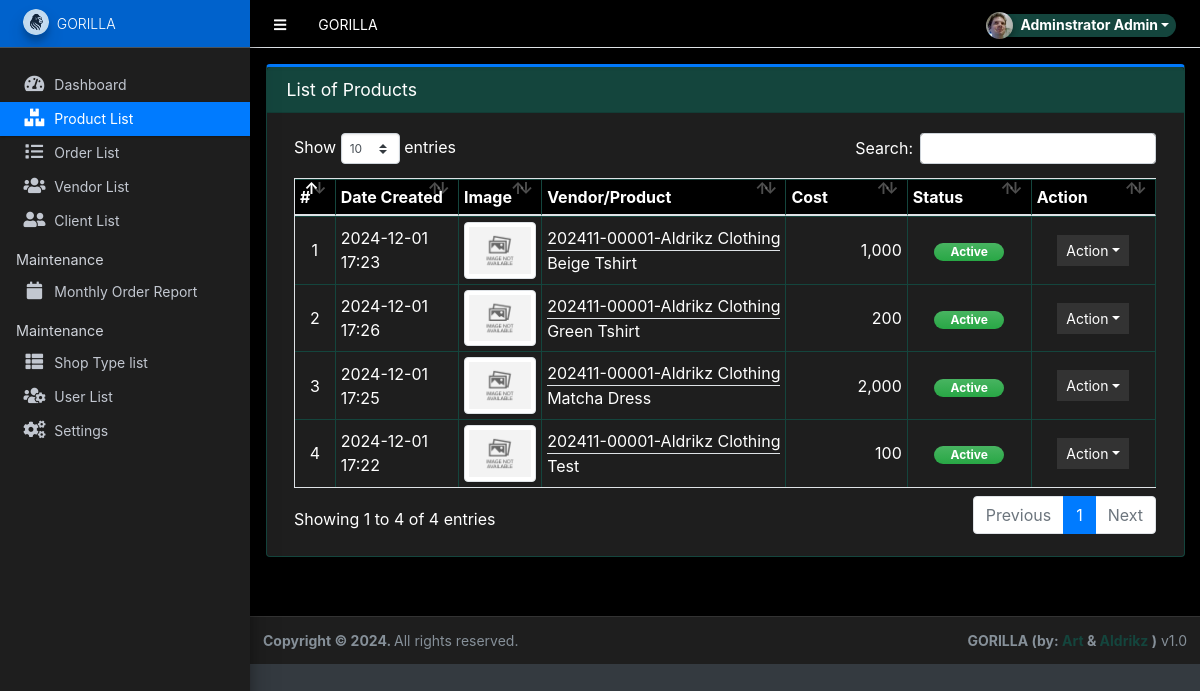
Page /admin/?page=products (signed in) on the committed database.
### tables this page shows
CREATE TABLE `product_list` (
  `id` int(30) NOT NULL,
  `vendor_id` int(30) DEFAULT NULL,
  `category_id` int(30) DEFAULT NULL,
  `name` text NOT NULL,
  `description` text NOT NULL,
  `price` double NOT NULL DEFAULT 0,
  `image_path` text DEFAULT NULL,
  `status` tinyint(1) NOT NULL DEFAULT 1,
  `delete_flag` tinyint(1) NOT NULL DEFAULT 0,
  `date_created` datetime NOT NULL DEFAULT current_timestamp(),
  `date_updated` datetime DEFAULT NULL ON UPDATE current_timestamp()
);

CREATE TABLE `vendor_list` (
  `id` int(30) NOT NULL,
  `code` varchar(100) NOT NULL,
  `shop_type_id` int(30) NOT NULL,
  `shop_name` text NOT NULL,
  `shop_owner` text NOT NULL,
  `contact` text NOT NULL,
  `username` text NOT NULL,
  `password` text NOT NULL,
  `avatar` text DEFAULT NULL,
  `status` tinyint(1) NOT NULL DEFAULT 1,
  `delete_flag` tinyint(1) NOT NULL DEFAULT 0,
  `date_created` datetime NOT NULL DEFAULT current_timestamp(),
  `date_updated` datetime DEFAULT NULL ON UPDATE current_timestamp()
);

### config.php (called while the page is built, shortened)
<?php
require_once('classes/DBConnection.php');
require_once('classes/SystemSettings.php');
function validate_image($file){
    $file = explode("?",$file)[0];
	if(!empty($file)){
		if(is_file(base_app.$file)){
			return base_url.$file;
		}else{
			return base_url.'dist/img/no-image-available.png';
		}
	}else{
		return base_url.'dist/img/no-image-available.png';
	}
}
function isMobileDevice(){
    $aMobileUA = array(
        '/iphone/i' => 'iPhone',
        '/ipod/i' => 'iPod',
        '/ipad/i' => 'iPad',
        '/android/i' => 'Android',
        '/blackberry/i' => 'BlackBerry',
        '/webos/i' => 'Mobile'
    );
    return false;
}
function format_num($number = 0, $max_decimal = ''){
    if(is_numeric($number)){
        $ex = explode('.',$number);
        $dec = isset($ex[1]) ? strlen($ex[1]) : 0;
        if(empty($max_decimal) || (is_numeric($max_decimal) && $max_decimal >= $dec)){
            return number_format($number,$dec);
        }else{
            if(is_numeric($max_decimal))
                return number_format($number,$max_decimal);
            else
                return "Invalid Maximum Decimal";
        }
    }else{
        return "Invalid Number";
    }
}
?>

### classes/DBConnection.php (called while the page is built, shortened)
<?php
class DBConnection
{
    private $host = DB_SERVER;
    private $username = DB_USERNAME;
    private $password = DB_PASSWORD;
    private $database = DB_NAME;
    public $conn;
    public function __construct()
    {
        if (!isset($this->conn)) {
            $this->conn = new mysqli($this->host, $this->username, $this->password, $this->database);
        }
    }
}

### classes/SystemSettings.php (called while the page is built, shortened)
<?php
class SystemSettings extends DBConnection{
	function userdata($field = ''){
		if(!empty($field)){
			if(isset($_SESSION['userdata'][$field]))
				return $_SESSION['userdata'][$field];
			else
				return null;
		}else{
			return false;
		}
	}
	function info($field=''){
		if(!empty($field)){
			if(isset($_SESSION['system_info'][$field]))
				return $_SESSION['system_info'][$field];
			else
				return false;
		}else{
			return false;
		}
	}
}
$_settings = new SystemSettings();
?>

### admin/products/index.php (the view, shortened to what this page needs)
<div class="card card-outline card-primary">
	<div class="card-header">
		<h3 class="card-title">List of Products</h3>
	</div>
	<div class="card-body">
		<div class="container-fluid">
			<table class="table table-bordered table-stripped">
				<colgroup>
					<col width="5%">
					<col width="15%">
					<col width="10%">
					<col width="25%">
					<col width="15%">
					<col width="15%">
					<col width="15%">
				</colgroup>
				<thead>
					<tr class="bg-black">
						<th>#</th>
						<th>Date Created</th>
						<th>Image</th>
						<th>Vendor/Product</th>
						<th>Cost</th>
						<th>Status</th>
						<th>Action</th>
					</tr>
				</thead>
				<tbody>
					<?php
					$i = 1;
					$qry = $conn->query("SELECT p.*,v.code, v.shop_name as `vendor` from `product_list` p inner join vendor_list v on p.vendor_id = v.id where p.delete_flag = 0 order by p.`name` asc ");
					while ($row = $qry->fetch_assoc()):
					?>
						<tr>
							<td class="text-center"><?php echo $i++; ?></td>
							<td><?php echo date("Y-m-d H:i", strtotime($row['date_created'])) ?></td>
							<td class="text-center"><img src="<?= validate_image($row['image_path']) ?>" alt="Product Image" class="border border-gray img-thumbnail product-img"></td>
							<td>
								<div class="border-bottom text-truncate"><?= $row['code'] . '-' . $row['vendor'] ?></div>
								<div class="text-truncate"><?= $row['name'] ?></div>
							</td>
							<td class="text-right"><?php echo format_num($row['price']) ?></td>
							<td class="text-center">
								<?php if ($row['status'] == 1): ?>
									<span class="badge badge-success bg-gradient-success px-3 rounded-pill">Active</span>
								<?php else: ?>
									<span class="badge badge-danger bg-gradient-danger px-3 rounded-pill">Inactive</span>
								<?php endif; ?>
							</td>
							<td align="center">
								<button type="button" class="btn btn-flat btn-default btn-sm dropdown-toggle dropdown-icon" data-toggle="dropdown">
									Action
								</button>
							</td>
						</tr>
					<?php endwhile; ?>
				</tbody>
			</table>
		</div>
	</div>
</div>

### admin/index.php (shortened to what this page needs)
<?php require_once('../config.php'); ?>
<!DOCTYPE html>
<html lang="en" class="dark-theme" style="height: auto;">
<?php require_once('inc/header.php') ?>
<body class="sidebar-mini layout-fixed control-sidebar-slide-open layout-navbar-fixed sidebar-mini-md sidebar-mini-xs bg-dark text-light" data-new-gr-c-s-check-loaded="14.991.0" data-gr-ext-installed="" style="height: auto;">
  <div class="wrapper">
    <?php require_once('inc/topBarNav.php') ?>
    <?php require_once('inc/navigation.php') ?>
    <?php $page = isset($_GET['page']) ? $_GET['page'] : 'home';  ?>
    <div class="content-wrapper bg-black" style="min-height: 567.854px;">
      <section class="content pt-3 bg-black">
        <div class="container-fluid">
          <?php
          if (!file_exists($page . ".php") && !is_dir($page)) {
            include '404.html';
          } else {
            if (is_dir($page))
              include $page . '/index.php';
            else
              include $page . '.php';
          }
          ?>
        </div>
      </section>
    </div>
    <?php require_once('inc/footer.php') ?>
</body>
</html>

### admin/inc/header.php (shortened to what this page needs)
<head>
    <link rel="stylesheet" href="<?php echo base_url ?>plugins/fontawesome-free/css/all.min.css">
    <link rel="stylesheet" href="<?php echo base_url ?>plugins/tempusdominus-bootstrap-4/css/tempusdominus-bootstrap-4.min.css">
  <link rel="stylesheet" href="<?php echo base_url ?>plugins/datatables-bs4/css/dataTables.bootstrap4.min.css">
  <link rel="stylesheet" href="<?php echo base_url ?>plugins/datatables-responsive/css/responsive.bootstrap4.min.css">
  <link rel="stylesheet" href="<?php echo base_url ?>plugins/datatables-buttons/css/buttons.bootstrap4.min.css">
  <link rel="stylesheet" href="<?php echo base_url ?>plugins/select2/css/select2.min.css">
  <link rel="stylesheet" href="<?php echo base_url ?>plugins/select2-bootstrap4-theme/select2-bootstrap4.min.css">
    <link rel="stylesheet" href="<?php echo base_url ?>plugins/icheck-bootstrap/icheck-bootstrap.min.css">
    <link rel="stylesheet" href="<?php echo base_url ?>plugins/jqvmap/jqvmap.min.css">
    <link rel="stylesheet" href="<?php echo base_url ?>dist/css/adminlte.css">
    <link rel="stylesheet" href="<?php echo base_url ?>dist/css/custom.css">
    <link rel="stylesheet" href="<?php echo base_url ?>plugins/overlayScrollbars/css/OverlayScrollbars.min.css">
    <link rel="stylesheet" href="<?php echo base_url ?>plugins/daterangepicker/daterangepicker.css">
    <link rel="stylesheet" href="<?php echo base_url ?>plugins/summernote/summernote-bs4.min.css">
  <link rel="stylesheet" href="<?php echo base_url ?>plugins/sweetalert2-theme-bootstrap-4/bootstrap-4.min.css">
  </head>

### admin/inc/topBarNav.php (shortened to what this page needs)
<nav class="main-header navbar navbar-expand navbar-light text-sm shadow">
  <ul class="navbar-nav">
    <li class="nav-item">
      <a class="nav-link text-white" data-widget="pushmenu" href="#" role="button"><i class="fas fa-bars"></i></a>
    </li>
    <li class="nav-item d-none d-sm-inline-block">
      <a href="<?php echo base_url ?>" class="nav-link text-white"><?php echo (!isMobileDevice()) ? $_settings->info('name') : $_settings->info('short_name'); ?></a>
    </li>
  </ul>
  <ul class="navbar-nav ml-auto">
    <li class="nav-item">
      <div class="btn-group nav-link">
        <button type="button" class="btn btn-rounded badge badge-light dropdown-toggle dropdown-icon" data-toggle="dropdown">
          <span><img src="<?php echo validate_image($_settings->userdata('avatar')) ?>" class="img-circle elevation-2 user-img" alt="User Image"></span>
          <span class="ml-3"><?php echo ucwords($_settings->userdata('firstname') . ' ' . $_settings->userdata('lastname')) ?></span>
        </button>
      </div>
    </li>
  </ul>
</nav>

### admin/inc/navigation.php (shortened to what this page needs)
<aside class="main-sidebar sidebar-dark-primary elevation-4 sidebar-no-expand">
  <a href="<?php echo base_url ?>admin" class="brand-link bg-primary text-sm">
    <img src="<?php echo validate_image($_settings->info('logo')) ?>" alt="Store Logo" class="brand-image img-circle elevation-3" style="opacity: .8;width: 1.6rem;height: 1.6rem;max-height: unset">
    <span class="brand-text font-weight-light"><?php echo $_settings->info('short_name') ?></span>
  </a>
  <div class="sidebar os-host os-theme-light os-host-overflow os-host-overflow-y os-host-resize-disabled os-host-transition os-host-scrollbar-horizontal-hidden">
    <div class="os-content-glue" style="margin: 0px -8px; width: 249px; height: 646px;"></div>
    <div class="os-padding">
      <div class="os-viewport os-viewport-native-scrollbars-invisible" style="overflow-y: scroll;">
        <div class="os-content" style="padding: 0px 8px; height: 100%; width: 100%;">
          <nav class="mt-4">
            <ul class="nav nav-pills nav-sidebar flex-column text-sm nav-compact nav-flat nav-child-indent nav-collapse-hide-child" data-widget="treeview" role="menu" data-accordion="false">
              <li class="nav-item dropdown">
                <a href="./" class="nav-link nav-home">
                  <i class="nav-icon fas fa-tachometer-alt"></i>
                  <p>
                    Dashboard
                  </p>
                </a>
              </li>
              <li class="nav-item dropdown">
                <a href="<?php echo base_url ?>admin/?page=products" class="nav-link nav-products">
                  <i class="nav-icon fas fa-boxes"></i>
                  <p>
                    Product List
                  </p>
                </a>
              </li>
              <li class="nav-item dropdown">
                <a href="<?php echo base_url ?>admin/?page=orders" class="nav-link nav-orders">
                  <i class="nav-icon fas fa-list"></i>
                  <p>
                    Order List
                  </p>
                </a>
              </li>
              <li class="nav-item dropdown">
                <a href="<?php echo base_url ?>admin/?page=vendors" class="nav-link nav-vendors">
                  <i class="nav-icon fas fa-users"></i>
                  <p>
                    Vendor List
                  </p>
                </a>
              </li>
              <li class="nav-item dropdown">
                <a href="<?php echo base_url ?>admin/?page=clients" class="nav-link nav-clients">
                  <i class="nav-icon fas fa-user-friends"></i>
                  <p>
                    Client List
                  </p>
                </a>
              </li>
              <li class="nav-header">Maintenance</li>
              <li class="nav-item dropdown">
                <a href="<?php echo base_url ?>admin/?page=reports/order_reports" class="nav-link nav-reports_order_reports">
                  <i class="nav-icon fas fa-calendar"></i>
                  <p>
                    Monthly Order Report
                  </p>
                </a>
              </li>
              <?php if ($_settings->userdata('type') == 1): ?>
                <li class="nav-header">Maintenance</li>
                <li class="nav-item dropdown">
                  <a href="<?php echo base_url ?>admin/?page=shop_types" class="nav-link nav-shop_types">
                    <i class="nav-icon fas fa-th-list"></i>
                    <p>
                      Shop Type list
                    </p>
                  </a>
                </li>
                <li class="nav-item dropdown">
                  <a href="<?php echo base_url ?>admin/?page=user/list" class="nav-link nav-user_list">
                    <i class="nav-icon fas fa-users-cog"></i>
                    <p>
                      User List
                    </p>
                  </a>
                </li>
                <li class="nav-item dropdown">
                  <a href="<?php echo base_url ?>admin/?page=system_info" class="nav-link nav-system_info">
                    <i class="nav-icon fas fa-cogs"></i>
                    <p>
                      Settings
                    </p>
                  </a>
                </li>
              <?php endif; ?>
            </ul>
          </nav>
        </div>
      </div>
    </div>
  </div>
</aside>

### admin/inc/footer.php (shortened to what this page needs)
<footer class="main-footer text-sm">
  <strong>Copyright © <?php echo date('Y') ?>.
  </strong>
  All rights reserved.
  <div class="float-right d-none d-sm-inline-block">
    <b><?php echo $_settings->info('short_name') ?> (by: <a href="">Art</a> & <a href="">Aldrikz</a> )</b> v1.0
  </div>
</footer>
</div>

### admin/inc/topBarNav.php (style rules this page uses)
body { background-color: black; color: #ffffff; }
.navbar { background-color: black; color: white; }
.nav-link, .dropdown-item { color: #ffffff; }
.user-img { position: absolute; height: 27px; width: 27px; object-fit: cover; left: -7%; top: -12%; }
.btn-rounded { border-radius: 50px; background-color: #14453d; color: #ffffff; }

### admin/inc/navigation.php (style rules this page uses)
body { background-color: #121212; color: #ffffff; }
.main-sidebar { background-color: #1e1e1e; }
.brand-link { background-color: #14453d !important; }
.nav-sidebar .nav-link { color: #ffffff; }
.nav-sidebar .nav-link.active { background-color: #14453d; color: #ffffff; }
.nav-header { color: #ffffff; }
.btn { background-color: #14453d; color: #ffffff; }

### admin/products/index.php (style rules this page uses)
body { background-color: #121212; color: #e0e0e0; }
.card { background-color: #1e1e1e; border: 1px solid #14453d; }
.card-header { background-color: #14453d; color: #ffffff; }
.table { color: #e0e0e0; }
.table th, .table td { border-color: #14453d; }
.table thead { background-color: #14453d; }
.table thead th { color: #ffffff; }
.product-img { width: calc(100%); height: auto; max-width: 5em; object-fit: scale-down; object-position: center center; }
.btn, .dropdown-item { background-color: #14453d; color: #ffffff; }
.badge-success { background-color: #28a745; }

### admin/inc/footer.php (style rules this page uses)
body { background-color: #121212; color: #ffffff; }
.main-footer { background-color: #1e1e1e; border-top: 1px solid #333; }
.main-footer a { color: #14453d; }
.btn-default, .btn-default:hover, .btn-default:focus, .btn-default:active { background-color: #333; border-color: #333; color: #ffffff; }

### rows in the picture
product_list: date_created "2024-12-01 17:23", vendor.code "202411-00001", vendor.shop_name "Aldrikz Clothing", name "Beige Tshirt", price "1,000", status "Active"
product_list: date_created "2024-12-01 17:26", vendor.code "202411-00001", vendor.shop_name "Aldrikz Clothing", name "Green Tshirt", price "200", status "Active"
product_list: date_created "2024-12-01 17:25", vendor.code "202411-00001", vendor.shop_name "Aldrikz Clothing", name "Matcha Dress", price "2,000", status "Active"
product_list: date_created "2024-12-01 17:22", vendor.code "202411-00001", vendor.shop_name "Aldrikz Clothing", name "Test", price "100", status "Active"

### other values in the picture
$_settings->info('name') "GORILLA"
$_settings->info('short_name') "GORILLA"
